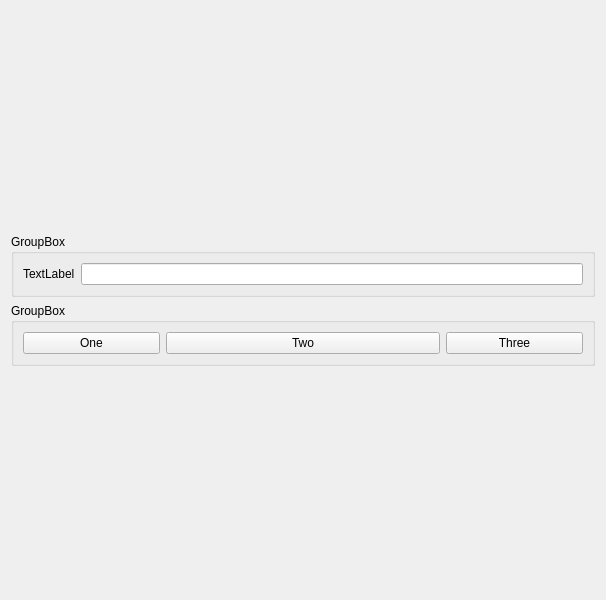
<?xml version="1.0" encoding="UTF-8"?>
<ui version="4.0">
 <class>Widget</class>
 <widget class="QWidget" name="Widget">
  <property name="geometry">
   <rect>
    <x>0</x>
    <y>0</y>
    <width>606</width>
    <height>600</height>
   </rect>
  </property>
  <property name="windowTitle">
   <string>Widget</string>
  </property>
  <layout class="QVBoxLayout" name="verticalLayout">
   <item>
    <spacer name="verticalSpacer_2">
     <property name="orientation">
      <enum>Qt::Vertical</enum>
     </property>
     <property name="sizeHint" stdset="0">
      <size>
       <width>20</width>
       <height>40</height>
      </size>
     </property>
    </spacer>
   </item>
   <item>
    <widget class="QGroupBox" name="groupBox">
     <property name="title">
      <string>GroupBox</string>
     </property>
     <layout class="QHBoxLayout" name="horizontalLayout">
      <item>
       <widget class="QLabel" name="label">
        <property name="sizePolicy">
         <sizepolicy hsizetype="Preferred" vsizetype="Preferred">
          <horstretch>0</horstretch>
          <verstretch>0</verstretch>
         </sizepolicy>
        </property>
        <property name="text">
         <string>TextLabel</string>
        </property>
       </widget>
      </item>
      <item>
       <widget class="QLineEdit" name="lineEdit"/>
      </item>
     </layout>
    </widget>
   </item>
   <item>
    <widget class="QGroupBox" name="groupBox_2">
     <property name="title">
      <string>GroupBox</string>
     </property>
     <layout class="QHBoxLayout" name="horizontalLayout_2">
      <item>
       <widget class="QPushButton" name="oneButton">
        <property name="sizePolicy">
         <sizepolicy hsizetype="Preferred" vsizetype="Fixed">
          <horstretch>1</horstretch>
          <verstretch>0</verstretch>
         </sizepolicy>
        </property>
        <property name="text">
         <string>One</string>
        </property>
       </widget>
      </item>
      <item>
       <widget class="QPushButton" name="twoButton">
        <property name="sizePolicy">
         <sizepolicy hsizetype="Preferred" vsizetype="Fixed">
          <horstretch>2</horstretch>
          <verstretch>0</verstretch>
         </sizepolicy>
        </property>
        <property name="text">
         <string>Two</string>
        </property>
       </widget>
      </item>
      <item>
       <widget class="QPushButton" name="threeButton">
        <property name="sizePolicy">
         <sizepolicy hsizetype="Minimum" vsizetype="Fixed">
          <horstretch>1</horstretch>
          <verstretch>0</verstretch>
         </sizepolicy>
        </property>
        <property name="text">
         <string>Three</string>
        </property>
       </widget>
      </item>
     </layout>
    </widget>
   </item>
   <item>
    <spacer name="verticalSpacer">
     <property name="orientation">
      <enum>Qt::Vertical</enum>
     </property>
     <property name="sizeHint" stdset="0">
      <size>
       <width>20</width>
       <height>40</height>
      </size>
     </property>
    </spacer>
   </item>
  </layout>
 </widget>
 <resources/>
 <connections/>
</ui>
